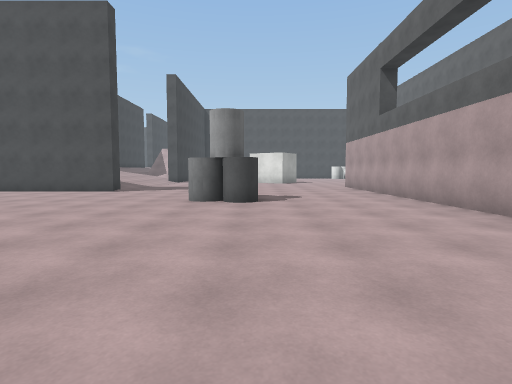
view 1 (above)

24 first-person views from a walk through a Unity game level. The camera is 1.3 m above the floor, tilts 4° down and sees 80° across. The floor is counted in squares, 2 m on a side. Each view is taken from the middle of a square. On the plan, view 1 faces up. The plan holds only what a view shows up to about 10 squares ahead; the rest is blank. The place goes on beyond the plan. The player is left out. Surface patterns are stand-ins for the level's own textures.

view 2
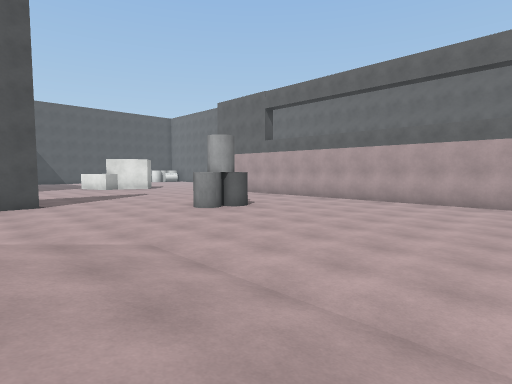

view 3
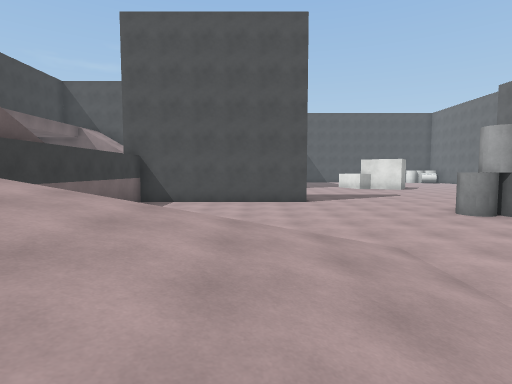

view 4
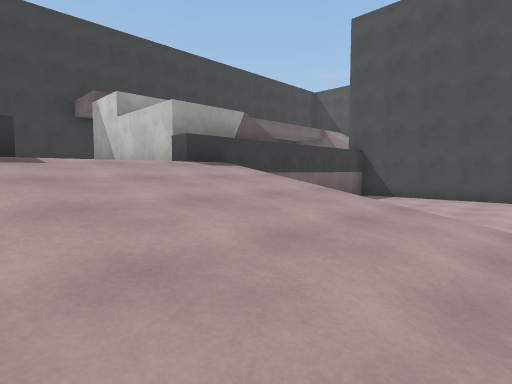

view 5
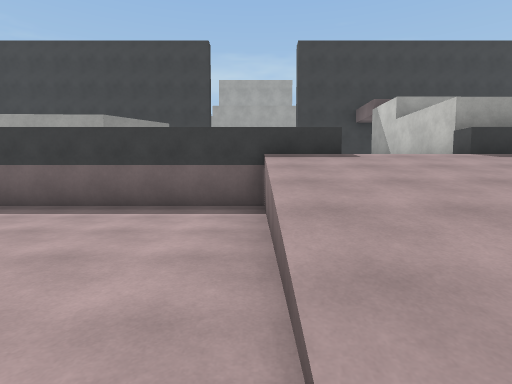

view 6
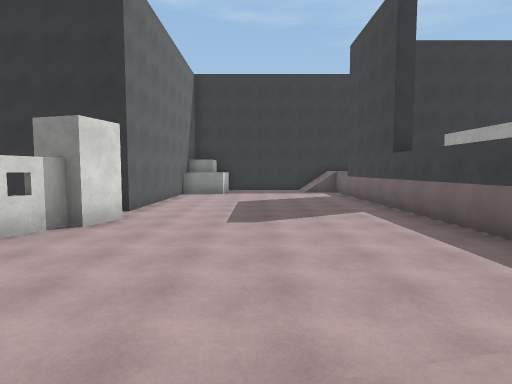

view 7
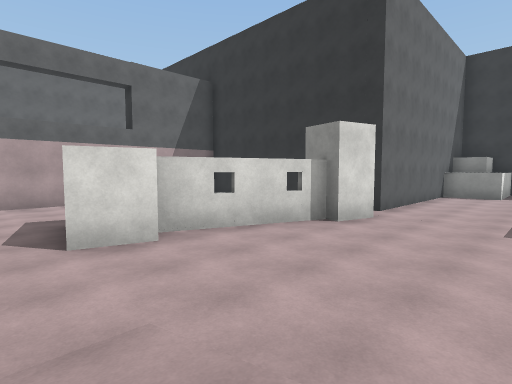

view 8
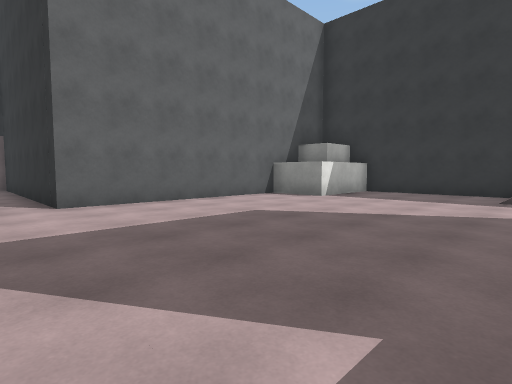

view 9
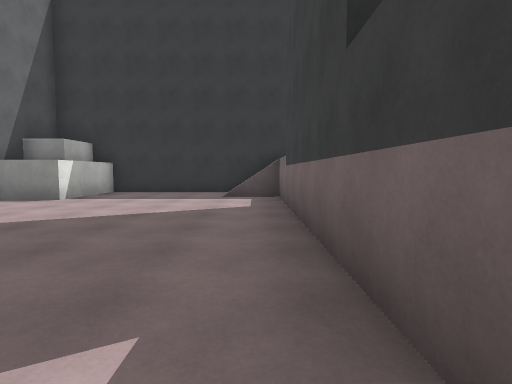

view 10
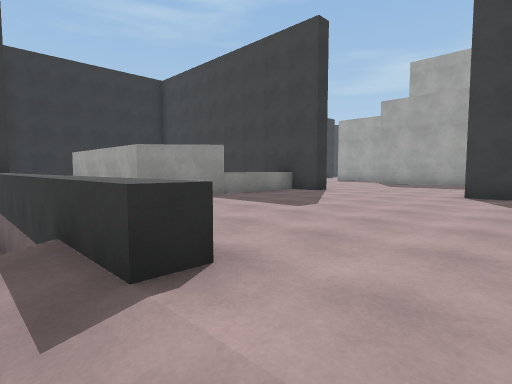

view 11
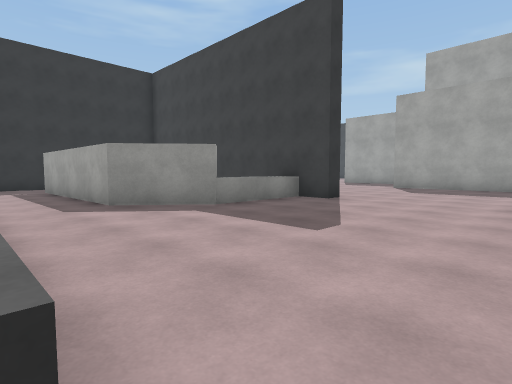

view 12
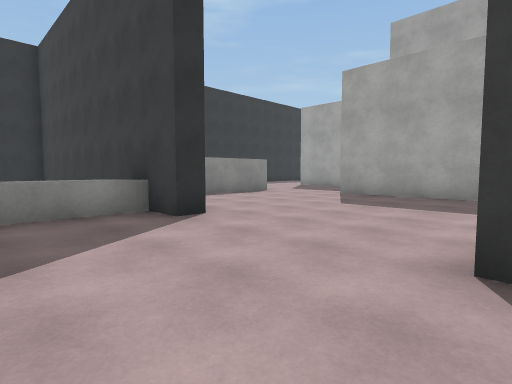

view 13
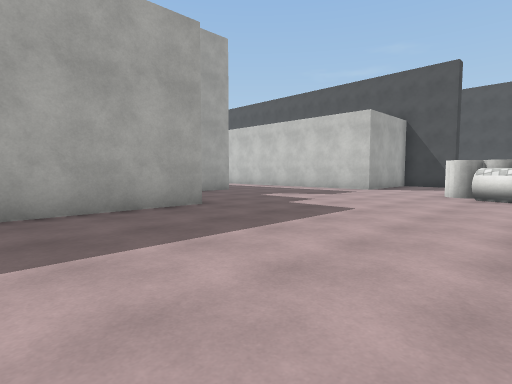

view 14
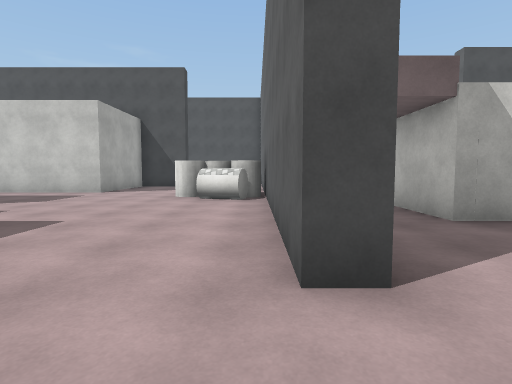

view 15
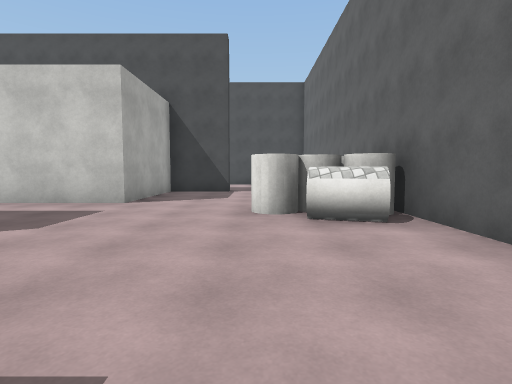

view 16
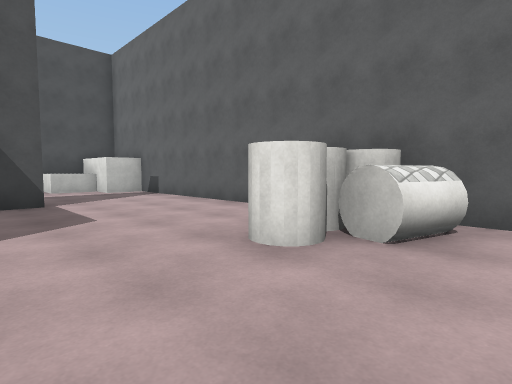

view 17
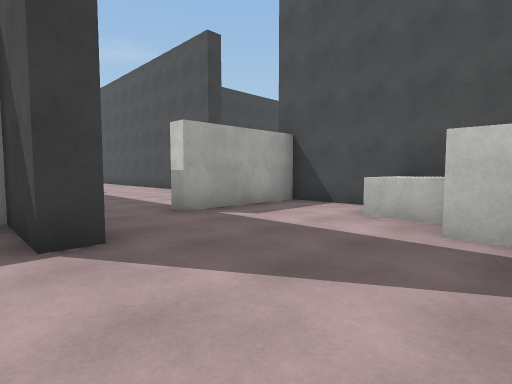

view 18
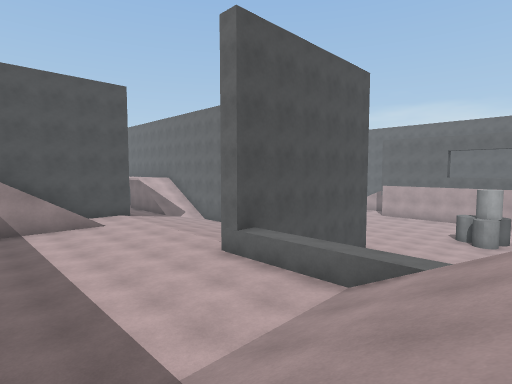

view 19
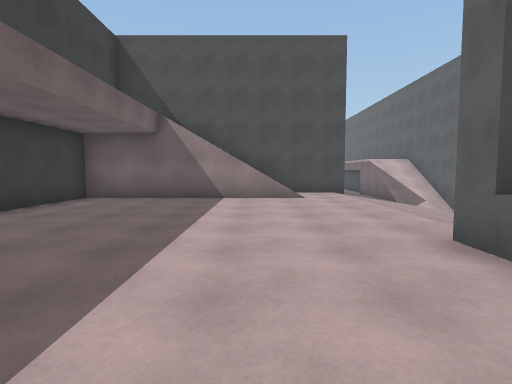

view 20
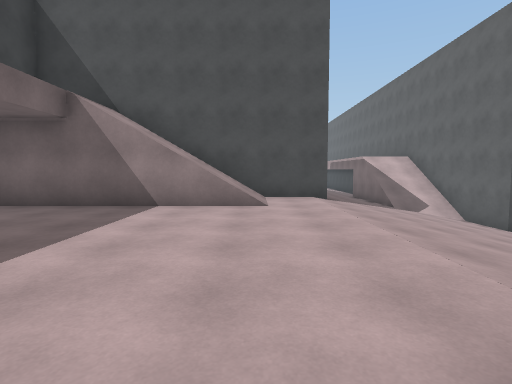

view 21
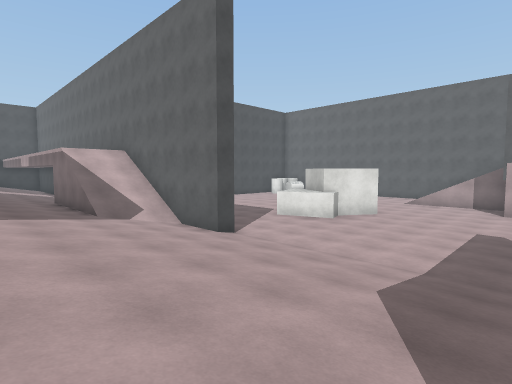

view 22
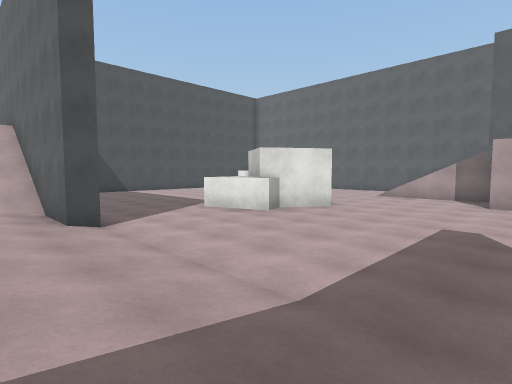

view 23
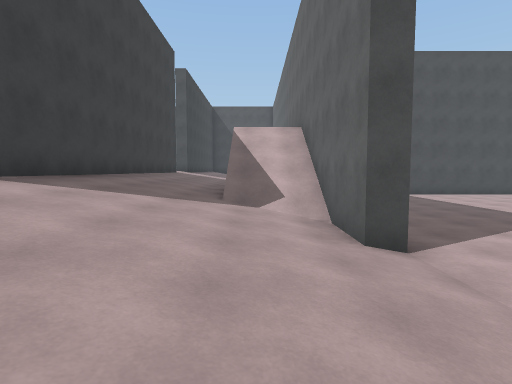

view 24
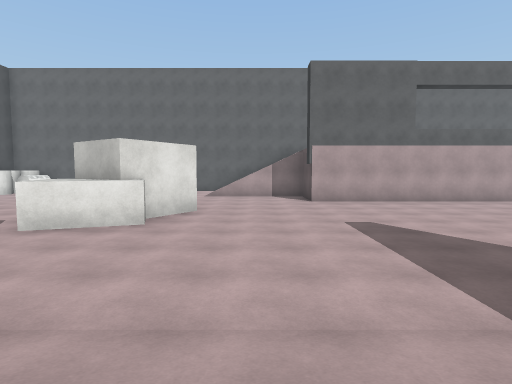

### Floor plan
Key: @ floor where view 1 was taken; # wall or solid block; . main floor; : floor 2 m higher than the main floor; + floor 4.25 m higher than the main floor; / step, stairs or slope; = window, fence, low wall or low ledge; ^ raised ledge; v drop or lower ground; O other object.
Columns run from 24 left of view 1 to 5 right of it. Each row starts with its distance up from view 1.
 23                #// /#  ....
 22                #//++#  .....
 21                #////#.......
 20                #////#......
 19                #////#.....
 18                #////#..##
 17    ####  #######////#..##
 16    #:^^  #//////////....##...
 15    #:::###//////////.........
 14 :::#::::#:::::://///..........
 13 ::::::::#:::::://///..........
 12   ###:::#:::::://///........#
 11   #:::::#:::::://///........#
 10   #:::::#:::::######........#
  9   #:::::  ::::/.............#
  8 ###::::O  ::::/ ............=
  7 :::::OOO   //// .......OO...=
  6  :::::O:#  ////  ...........=
  5 ::::::::# /////   ..........=
  4 ::::::::#:#^   .............=
  3 ::::::::#:##v //////........=
  2  :::::::#:::::://///........=
  1   #:::::#:::::://///........=
  0   #:::::::::::^/////....@
 -1   #:::::::::::^/////..#.....=
 -2   #:::::::::::=.......## ...=
 -3   #:::::#:::::=.......#     =
 -4   ::::::#^##::=.......#     #
 -5   ::::: #  ##:=.......#
 -6    #vv  #   #:=......##
 -7         #   #:=............
 -8         #   #:#......#######
 -9         #   #:#......#
-10         #   ::#......#
-11         #   ::#......#
-12         ##  ###......#
-13               :.....##
-14                /....#
-15                /....#
-16               #######

Where each view was taken, in squares from view 1:
view 1: 0 up, 0 right, facing up
view 2: 0 up, 6 left, facing up-right
view 3: 0 up, 6 left, facing up
view 4: 0 up, 5 left, facing up-left
view 5: 1 down, 4 left, facing left
view 6: 0 up, 6 left, facing down
view 7: 0 up, 6 left, facing down-right
view 8: 6 down, 9 left, facing down-right
view 9: 6 down, 9 left, facing down
view 10: 2 up, 9 left, facing down-left
view 11: 1 up, 10 left, facing down-left
view 12: 1 up, 14 left, facing down-left
view 13: 2 down, 17 left, facing up-left
view 14: 1 down, 17 left, facing up
view 15: 2 up, 19 left, facing up
view 16: 5 up, 21 left, facing up-right
view 17: 11 up, 17 left, facing up-left
view 18: 5 up, 14 left, facing up-right
view 19: 7 up, 12 left, facing up
view 20: 9 up, 11 left, facing up
view 21: 11 up, 9 left, facing up-right
view 22: 11 up, 6 left, facing up-right
view 23: 13 up, 6 left, facing up
view 24: 14 up, 6 left, facing right
